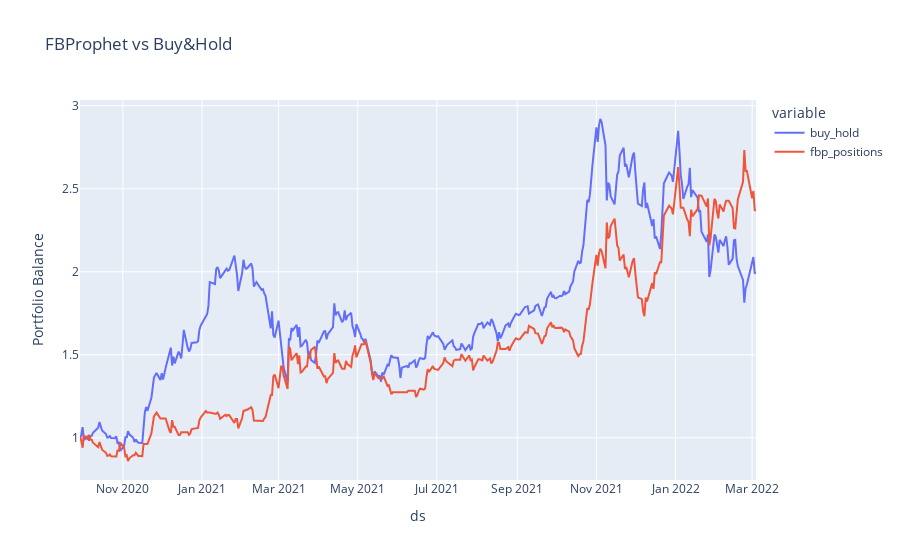

The code cell stored with this chart in its notebook:
### Markdown cell above
# Visualization

### Code cell
# Visualizing results
fig = px.line(
    performance,
    x=performance.index,
    y=performance.columns,
    title='FBProphet vs Buy&Hold',
    labels={"value": "Portfolio Balance",
            "index": "Date"}
)

fig.show()

### Figure 1 — Plotly figure (JSON) as saved in the notebook; plotly's stock layout.template omitted (floating-point values rounded to 4 significant figures; data arrays with more than 128 entries replaced by an {"elided": "..."} marker saying what was removed)
{"data": [{"hovertemplate": "variable=buy_hold<br>ds=%{x}<br>Portfolio Balance=%{y}<extra></extra>", "legendgroup": "buy_hold", "line": {"color": "#636efa", "dash": "solid"}, "mode": "lines", "name": "buy_hold", "orientation": "v", "showlegend": true, "type": "scatter", "x": {"elided": "349 str values"}, "xaxis": "x", "y": {"elided": "349 float values"}, "yaxis": "y"}, {"hovertemplate": "variable=fbp_positions<br>ds=%{x}<br>Portfolio Balance=%{y}<extra></extra>", "legendgroup": "fbp_positions", "line": {"color": "#EF553B", "dash": "solid"}, "mode": "lines", "name": "fbp_positions", "orientation": "v", "showlegend": true, "type": "scatter", "x": {"elided": "349 str values"}, "xaxis": "x", "y": {"elided": "349 float values"}, "yaxis": "y"}], "layout": {"autosize": true, "legend": {"title": {"text": "variable"}, "tracegroupgap": 0}, "title": {"text": "FBProphet vs Buy&Hold"}, "xaxis": {"anchor": "y", "autorange": true, "domain": [0, 1], "range": ["2020-09-29", "2022-03-04"], "title": {"text": "ds"}, "type": "date"}, "yaxis": {"anchor": "x", "autorange": true, "domain": [0, 1], "range": [0.7457, 3.034], "title": {"text": "Portfolio Balance"}, "type": "linear"}}}
